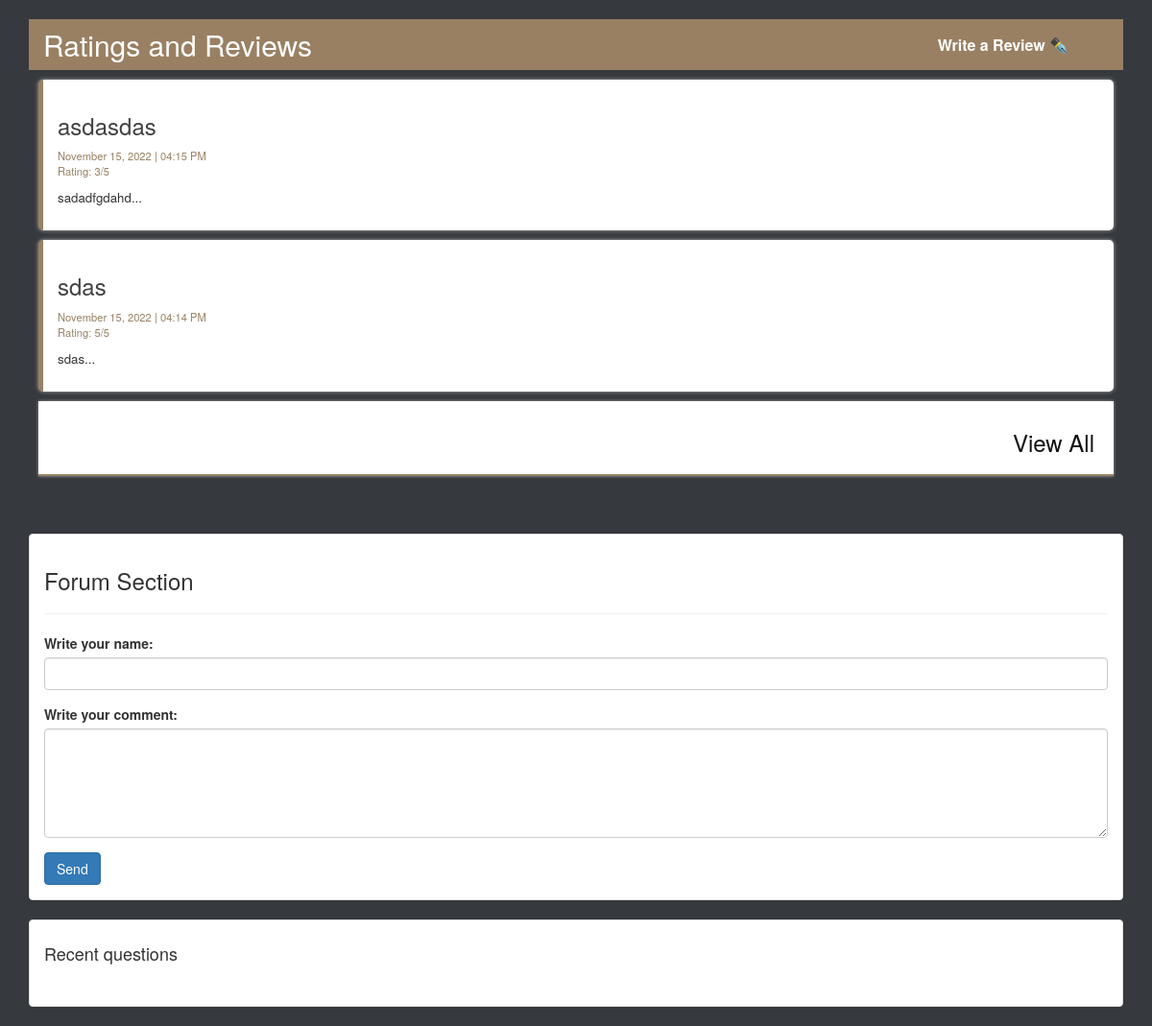
The page /community.php on the database its author committed.
### tables this page shows
CREATE TABLE `announcements` (
  `announcement_id` int(11) NOT NULL,
  `announcement_title` varchar(256) NOT NULL,
  `announcement_content` varchar(1000) NOT NULL,
  `announcement_date` varchar(100) NOT NULL,
  `announcement_time` varchar(100) NOT NULL,
  `announcement_author` varchar(100) NOT NULL,
  `image` varchar(1000) NOT NULL,
  `announcement_rating` varchar(1000) NOT NULL
);

### community.php (the view, shortened to what this page needs)
<?php
    include_once 'serverside/variables.inc.php';
?>
<html lang="en">
<head>
    <link rel="stylesheet" href="styles/mainn.css">
    <link rel="stylesheet" href="styles/footer.css">
    <link rel="stylesheet" href="styles/registration.css">
	<link rel="stylesheet" href="https://maxcdn.bootstrapcdn.com/bootstrap/3.4.1/css/bootstrap.min.css">
</head>
<body>
    <div id="events">
        <div class="container">
            <h2>Ratings and Reviews
            <?php
                    echo "  <form method='GET' action='compose_post.php'>
                                <button class='delete-button' name='announcements' type='submit'>Write a Review ✒️</button>
                            </form>";
            ?> </h2>
            <?php
                $newsQuery = "SELECT * FROM announcements ORDER BY announcement_id DESC LIMIT 3;";
                if($result = mysqli_query($conn, $newsQuery)){
                    if(mysqli_num_rows($result) > 0){
                        while($row = mysqli_fetch_array($result)){
                            $announcementTitle = $row['announcement_title'];
                            $announcementContent = $row['announcement_content'];
                            $announcementDate = $row['announcement_date'];
                            $announcementTime = $row['announcement_time'];
                            $announcementRating = $row['announcement_rating'];
                            $id = $row['announcement_id'];
                            $cuttedContent = substr($announcementContent, 0, 70)."...";
                            echo "
                            <div class='news'>
                            <h3><a href='post.php?id=$id&type=announcements'>$announcementTitle</a></h3>
                                <span class='news-date'>$announcementDate | $announcementTime</span><br>
                                <span class='news-date'>Rating: $announcementRating/5</span>
                                <p>$cuttedContent</p>
                            ";
                            echo "
                            </div>";
                        }
                        echo "  <div class='view_all'>
                                    <h3><a href='news.php?type=announcements'>View All</a></h3>
                                </div>";
                    }
                    else{
                        echo "
                        <div class='news'>
                            <h3>No Available Reviews</h3>
                        </div>
                        ";
                    }
                }
            ?>
        </div>
    </div>
    <div id="forum">
<div class="container">
<div class="panel panel-default" style="margin-top:50px">
  <div class="panel-body">
    <h3>Forum Section</h3>
    <hr>
    <form name="frm" method="post">
	<div class="form-group">
	  <label for="usr">Write your name:</label>
	  <input type="text" class="form-control" name="name" id="name" onkeyup="clean('name')"  onkeydown="clean('name')" required>
	</div>
    <div class="form-group">
      <label for="comment">Write your comment:</label>
      <textarea class="form-control" rows="5" name="msg" id="msg" onkeyup="clean('msg')"  onkeydown="clean('msg')" required></textarea>
    </div>
	 <input type="button" id="butsave" name="save" class="btn btn-primary" value="Send">
  </form>
  </div>
</div>
<div class="panel panel-default">
  <div class="panel-body">
    <h4>Recent questions</h4>
  </div>
</div>
</div>
</div>
</body>
</html>

### styles/mainn.css (style rules this page uses)
* { padding: 0; margin: 0; box-sizing: border-box; }
body,html { font-family: 'Oxygen', sans-serif; background-color: rgb(4, 13, 27); }
.container { width: 1000px; margin: 0 auto; }
a { color:#c0392b; }
@media all and (max-width: 1300px) { h2 { font-size: 40px; } }
#forum { margin-top: 15px; background-color: #36393e; }
#events { margin-top: 15px; background-color: #36393e; }
#events h2 { background-color: rgb(153, 128, 99); color: #fff; padding: 10px 15px; position: relative; }
#events h2 button { position: absolute; width: 250px; right: 0px; top: 0; padding: 0 20px; height: 100%; background-color: rgb(153, 128, 99); font-weight: 700; color: #fff; border: none; cursor: pointer; }
#events .news { padding: 15px; border-radius: 5px; box-shadow: 0px 0px 4px #aaa; background-color: white; margin: 10px; border-left: 5px solid rgb(153, 128, 99); }
#events .news a { text-decoration: none; color: rgb(66, 66, 66); }
#events .news p { margin-top: 10px; margin-bottom: 10px; font-size: .95em; }
#events .news .news-date { color: rgb(153, 128, 99); font-size: .8em; }
.delete-button { border: 2px solid rgba(160, 153, 153, 0.274); background: rgb(153, 128, 99); color: #fff; cursor: pointer; padding: 5px 15px; font-size: medium; }
.view_all { background-color: #fff; box-shadow: 0px 0px 3px #aaa; margin: 10px; padding: 10px; border-bottom: 2px solid rgb(153, 128, 99); }
.view_all h3, .view_all a { text-align: right; padding-right: 5px; color: #111; text-decoration: none; }
.view_all h3, .view_all a:hover { color: #666; }

### community.php (style rules this page uses)
#events { margin-top: 0px; }
#forum { margin-top: 0px; }

### rows shown on the page
announcements: announcement_title "asdasdas", announcement_date "November 15, 2022", announcement_time "04:15 PM", announcement_rating "3", announcement_content "sadadfgdahd..."
announcements: announcement_title "sdas", announcement_date "November 15, 2022", announcement_time "04:14 PM", announcement_rating "5", announcement_content "sdas..."
